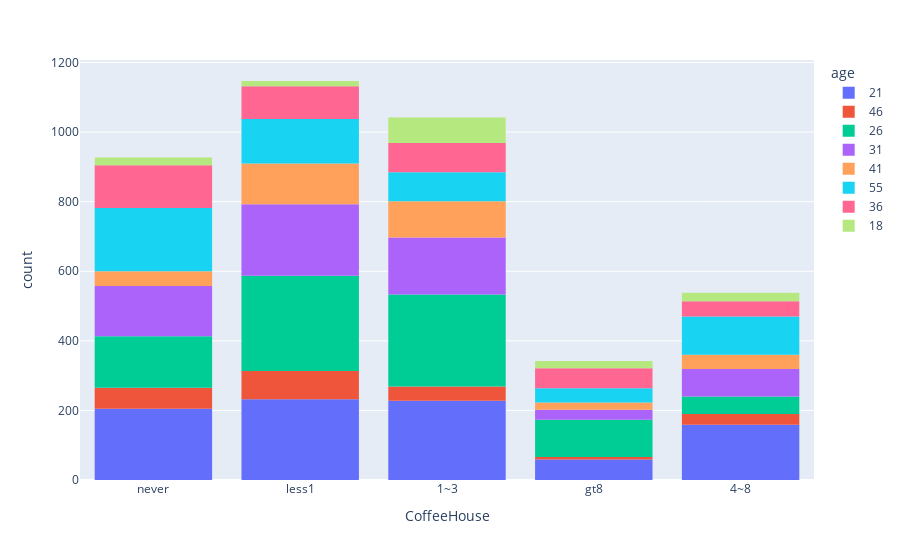

Source (notebook cell):
### Code cell
px.histogram(coffee_coupon_data, x = 'CoffeeHouse', color='age')

### Figure 1 — Plotly figure (JSON) as saved in the notebook; plotly's stock layout.template omitted (floating-point values rounded to 4 significant figures; data arrays with more than 128 entries replaced by an {"elided": "..."} marker saying what was removed)
{"data": [{"alignmentgroup": "True", "bingroup": "x", "hovertemplate": "age=21<br>CoffeeHouse=%{x}<br>count=%{y}<extra></extra>", "legendgroup": "21", "marker": {"color": "#636efa", "pattern": {"shape": ""}}, "name": "21", "offsetgroup": "21", "orientation": "v", "showlegend": true, "type": "histogram", "x": {"elided": "883 str values"}, "xaxis": "x", "yaxis": "y"}, {"alignmentgroup": "True", "bingroup": "x", "hovertemplate": "age=46<br>CoffeeHouse=%{x}<br>count=%{y}<extra></extra>", "legendgroup": "46", "marker": {"color": "#EF553B", "pattern": {"shape": ""}}, "name": "46", "offsetgroup": "46", "orientation": "v", "showlegend": true, "type": "histogram", "x": {"elided": "220 str values"}, "xaxis": "x", "yaxis": "y"}, {"alignmentgroup": "True", "bingroup": "x", "hovertemplate": "age=26<br>CoffeeHouse=%{x}<br>count=%{y}<extra></extra>", "legendgroup": "26", "marker": {"color": "#00cc96", "pattern": {"shape": ""}}, "name": "26", "offsetgroup": "26", "orientation": "v", "showlegend": true, "type": "histogram", "x": {"elided": "843 str values"}, "xaxis": "x", "yaxis": "y"}, {"alignmentgroup": "True", "bingroup": "x", "hovertemplate": "age=31<br>CoffeeHouse=%{x}<br>count=%{y}<extra></extra>", "legendgroup": "31", "marker": {"color": "#ab63fa", "pattern": {"shape": ""}}, "name": "31", "offsetgroup": "31", "orientation": "v", "showlegend": true, "type": "histogram", "x": {"elided": "623 str values"}, "xaxis": "x", "yaxis": "y"}, {"alignmentgroup": "True", "bingroup": "x", "hovertemplate": "age=41<br>CoffeeHouse=%{x}<br>count=%{y}<extra></extra>", "legendgroup": "41", "marker": {"color": "#FFA15A", "pattern": {"shape": ""}}, "name": "41", "offsetgroup": "41", "orientation": "v", "showlegend": true, "type": "histogram", "x": {"elided": "325 str values"}, "xaxis": "x", "yaxis": "y"}, {"alignmentgroup": "True", "bingroup": "x", "hovertemplate": "age=55<br>CoffeeHouse=%{x}<br>count=%{y}<extra></extra>", "legendgroup": "55", "marker": {"color": "#19d3f3", "pattern": {"shape": ""}}, "name": "55", "offsetgroup": "55", "orientation": "v", "showlegend": true, "type": "histogram", "x": {"elided": "545 str values"}, "xaxis": "x", "yaxis": "y"}, {"alignmentgroup": "True", "bingroup": "x", "hovertemplate": "age=36<br>CoffeeHouse=%{x}<br>count=%{y}<extra></extra>", "legendgroup": "36", "marker": {"color": "#FF6692", "pattern": {"shape": ""}}, "name": "36", "offsetgroup": "36", "orientation": "v", "showlegend": true, "type": "histogram", "x": {"elided": "402 str values"}, "xaxis": "x", "yaxis": "y"}, {"alignmentgroup": "True", "bingroup": "x", "hovertemplate": "age=18<br>CoffeeHouse=%{x}<br>count=%{y}<extra></extra>", "legendgroup": "18", "marker": {"color": "#B6E880", "pattern": {"shape": ""}}, "name": "18", "offsetgroup": "18", "orientation": "v", "showlegend": true, "type": "histogram", "x": {"elided": "155 str values"}, "xaxis": "x", "yaxis": "y"}], "layout": {"barmode": "relative", "legend": {"title": {"text": "age"}, "tracegroupgap": 0}, "margin": {"t": 60}, "xaxis": {"anchor": "y", "domain": [0, 1], "title": {"text": "CoffeeHouse"}}, "yaxis": {"anchor": "x", "domain": [0, 1], "title": {"text": "count"}}}}
